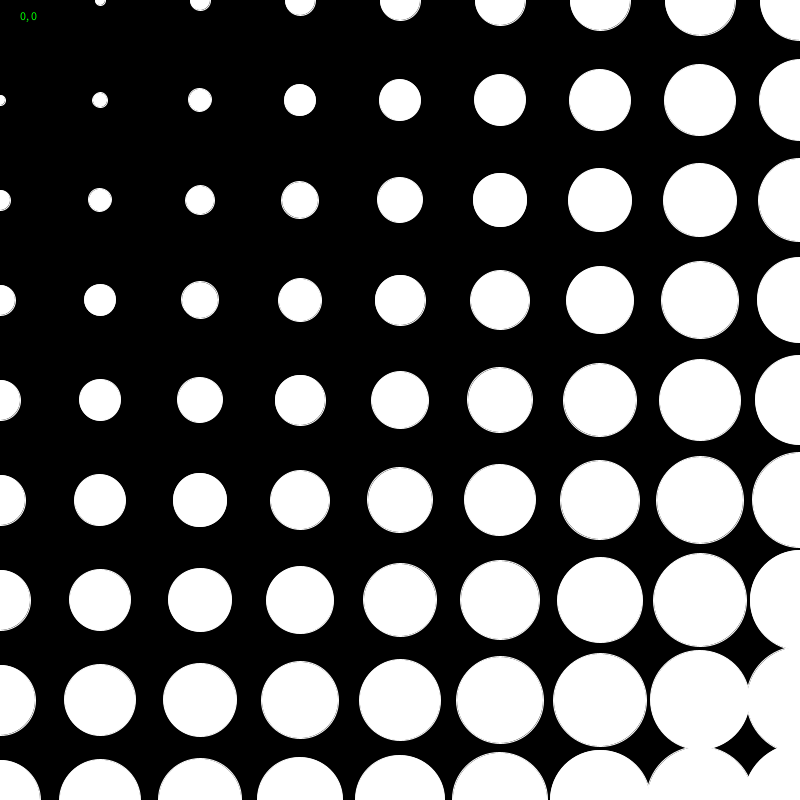
Frame 1 (no input)
Frame 60 (the mouse pressed at the canvas centre just before this capture): identical to frame 1, image omitted
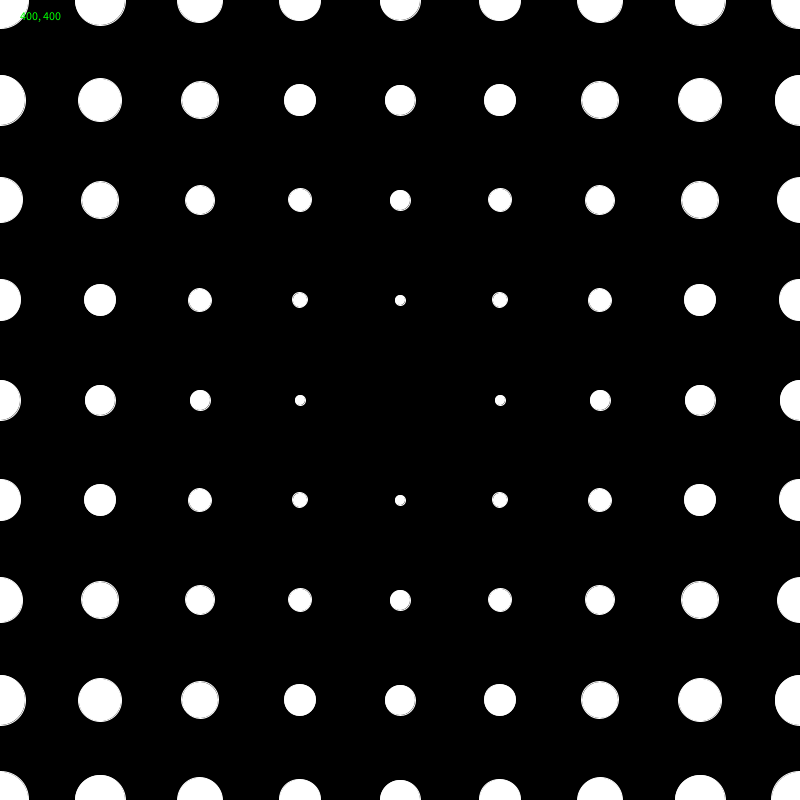
Frame 120 (the mouse held since frame 60 and released just before this capture)

The Processing sketch that drew these frames (run headless with seeded random() and noise(); from frame 60 on, the mouse is pressed at the canvas centre):

// Processing sketch: demo_01_distance_dots
// ── demo_01_distance_dots.pde
void setup() {
  size(800, 800);
  stroke(255);
}

void draw() {
  background(0);

  fill(255);
  float x = 0;
  while (x <= width) {
    float y = 0;
    while (y <= height) {
      dot(x, y);
      y = y + 100;
    }
    x = x + 100;
  }

  fill(0, 255, 0);
  text(str(mouseX) + ", " + str(mouseY), 20, 20);
}

void dot(float x, float y) {
  float d = dist(mouseX, mouseY, x, y);
  circle(x, y, d / 10);
}
